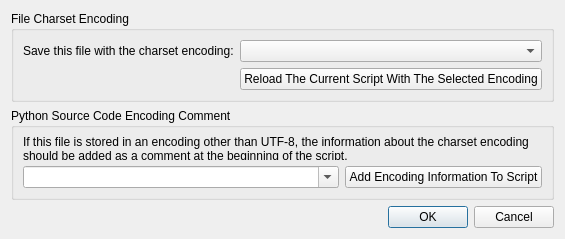
<?xml version="1.0" encoding="UTF-8"?>
<ui version="4.0">
 <class>DialogCharsetEncoding</class>
 <widget class="QDialog" name="DialogCharsetEncoding">
  <property name="geometry">
   <rect>
    <x>0</x>
    <y>0</y>
    <width>526</width>
    <height>239</height>
   </rect>
  </property>
  <property name="windowTitle">
   <string>Script Charset Encoding</string>
  </property>
  <layout class="QVBoxLayout" name="verticalLayout_2">
   <item>
    <widget class="QGroupBox" name="groupBox_2">
     <property name="title">
      <string>File Charset Encoding</string>
     </property>
     <layout class="QGridLayout" name="gridLayout">
      <item row="0" column="0">
       <widget class="QLabel" name="label_2">
        <property name="text">
         <string>Save this file with the charset encoding:</string>
        </property>
       </widget>
      </item>
      <item row="0" column="1">
       <widget class="QComboBox" name="comboSaveCharsetEncoding">
        <property name="sizePolicy">
         <sizepolicy hsizetype="MinimumExpanding" vsizetype="Fixed">
          <horstretch>0</horstretch>
          <verstretch>0</verstretch>
         </sizepolicy>
        </property>
       </widget>
      </item>
      <item row="1" column="1">
       <widget class="QPushButton" name="btnReloadFile">
        <property name="text">
         <string>Reload The Current Script With The Selected Encoding</string>
        </property>
       </widget>
      </item>
     </layout>
    </widget>
   </item>
   <item>
    <widget class="QGroupBox" name="groupBox">
     <property name="title">
      <string>Python Source Code Encoding Comment</string>
     </property>
     <layout class="QVBoxLayout" name="verticalLayout">
      <item>
       <widget class="QLabel" name="label">
        <property name="text">
         <string>If this file is stored in an encoding other than UTF-8, the information about the charset encoding should be added as a comment at the beginning of the script.</string>
        </property>
        <property name="wordWrap">
         <bool>true</bool>
        </property>
       </widget>
      </item>
      <item>
       <layout class="QHBoxLayout" name="horizontalLayout" stretch="2,1">
        <item>
         <widget class="QComboBox" name="comboPyMagicComment">
          <property name="editable">
           <bool>true</bool>
          </property>
         </widget>
        </item>
        <item>
         <widget class="QPushButton" name="btnAddPythonEncodingComment">
          <property name="text">
           <string>Add Encoding Information To Script</string>
          </property>
         </widget>
        </item>
       </layout>
      </item>
     </layout>
    </widget>
   </item>
   <item>
    <spacer name="verticalSpacer">
     <property name="orientation">
      <enum>Qt::Vertical</enum>
     </property>
     <property name="sizeHint" stdset="0">
      <size>
       <width>20</width>
       <height>40</height>
      </size>
     </property>
    </spacer>
   </item>
   <item>
    <widget class="QDialogButtonBox" name="buttonBox">
     <property name="orientation">
      <enum>Qt::Horizontal</enum>
     </property>
     <property name="standardButtons">
      <set>QDialogButtonBox::Cancel|QDialogButtonBox::Ok</set>
     </property>
    </widget>
   </item>
  </layout>
 </widget>
 <resources/>
 <connections>
  <connection>
   <sender>buttonBox</sender>
   <signal>accepted()</signal>
   <receiver>DialogCharsetEncoding</receiver>
   <slot>accept()</slot>
   <hints>
    <hint type="sourcelabel">
     <x>248</x>
     <y>254</y>
    </hint>
    <hint type="destinationlabel">
     <x>157</x>
     <y>274</y>
    </hint>
   </hints>
  </connection>
  <connection>
   <sender>buttonBox</sender>
   <signal>rejected()</signal>
   <receiver>DialogCharsetEncoding</receiver>
   <slot>reject()</slot>
   <hints>
    <hint type="sourcelabel">
     <x>316</x>
     <y>260</y>
    </hint>
    <hint type="destinationlabel">
     <x>286</x>
     <y>274</y>
    </hint>
   </hints>
  </connection>
 </connections>
</ui>
